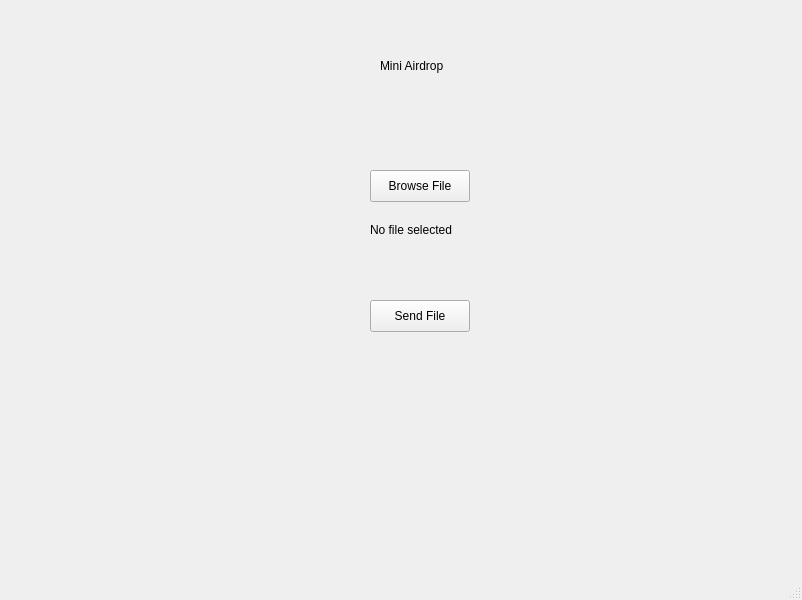
<?xml version="1.0" encoding="UTF-8"?>
<ui version="4.0">
 <class>MainWindow</class>
 <widget class="QMainWindow" name="MainWindow">
  <property name="geometry">
   <rect>
    <x>0</x>
    <y>0</y>
    <width>802</width>
    <height>600</height>
   </rect>
  </property>
  <property name="windowTitle">
   <string>MainWindow</string>
  </property>
  <widget class="QWidget" name="centralwidget">
   <widget class="QPushButton" name="browseButton">
    <property name="geometry">
     <rect>
      <x>370</x>
      <y>170</y>
      <width>100</width>
      <height>32</height>
     </rect>
    </property>
    <property name="text">
     <string>Browse File</string>
    </property>
   </widget>
   <widget class="QLabel" name="label">
    <property name="geometry">
     <rect>
      <x>380</x>
      <y>50</y>
      <width>71</width>
      <height>31</height>
     </rect>
    </property>
    <property name="text">
     <string>Mini Airdrop</string>
    </property>
   </widget>
   <widget class="QLabel" name="fileLabel">
    <property name="geometry">
     <rect>
      <x>370</x>
      <y>220</y>
      <width>321</width>
      <height>20</height>
     </rect>
    </property>
    <property name="text">
     <string>No file selected</string>
    </property>
   </widget>
   <widget class="QPushButton" name="sendButton">
    <property name="geometry">
     <rect>
      <x>370</x>
      <y>300</y>
      <width>100</width>
      <height>32</height>
     </rect>
    </property>
    <property name="text">
     <string>Send File</string>
    </property>
   </widget>
  </widget>
  <widget class="QMenuBar" name="menubar">
   <property name="geometry">
    <rect>
     <x>0</x>
     <y>0</y>
     <width>802</width>
     <height>33</height>
    </rect>
   </property>
  </widget>
  <widget class="QStatusBar" name="statusbar"/>
 </widget>
 <resources/>
 <connections/>
</ui>
